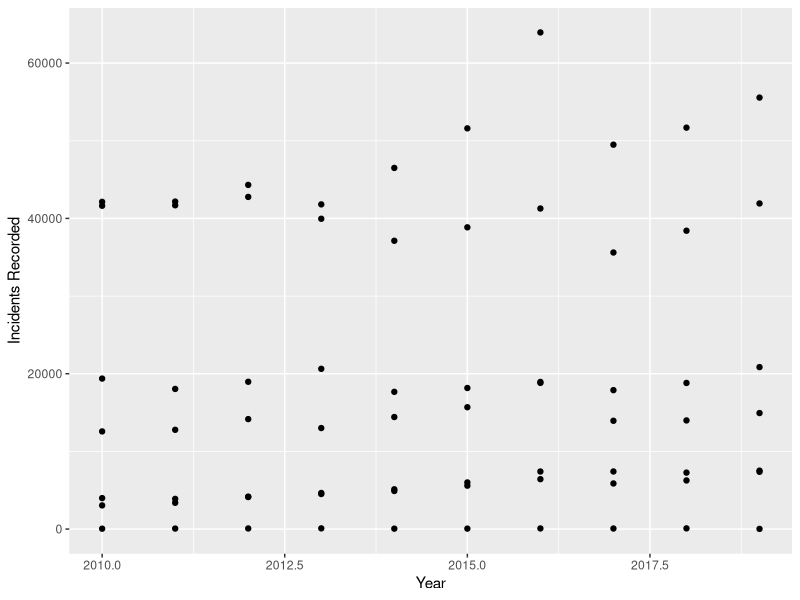
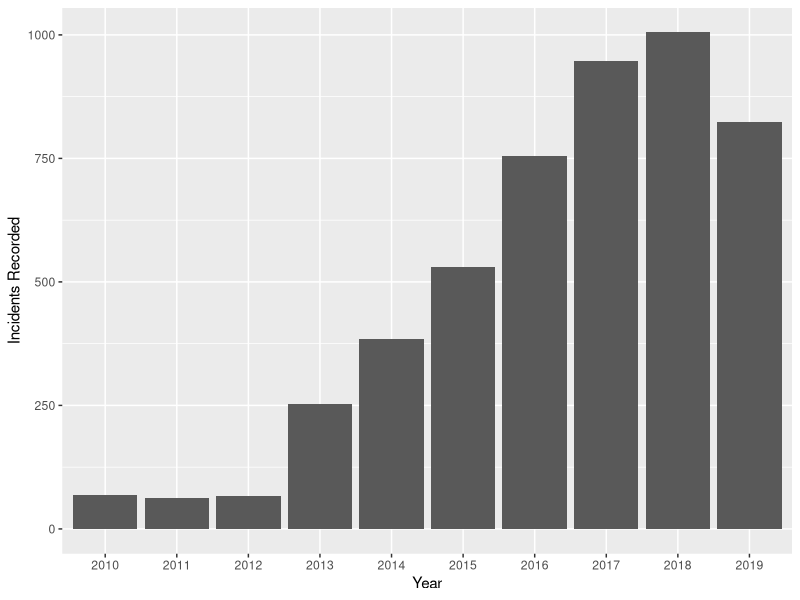

Reproduce these figures in R, in order.
## ---- chunk 1
knitr::opts_chunk$set(echo = FALSE,
                      message = FALSE,
                      warning = FALSE,
                      fig.align = "center",
                      fig.path = "Figures/")
## ---- chunk 2
library(tidyverse)
library(dplyr)
library(here)
## ---- chunk 3
accident <-  read_csv(here::here('Data_Tables_Criminal_Incidents_Visualisation_Year_Ending_December_2019 (2).csv'))

## R Markdown

## ---- chunk 4
crime <- read_csv(here::here("Data_Tables_Criminal_Incidents_Visualisation_Year_Ending_December_2019 (2).csv"))

## ---- chunk 5
accidentfilter <- accident %>%
  filter(`Offence Subdivision` == "B40 Theft")


ggplot(data = accidentfilter, aes(x=Year, y=`Incidents Recorded`)) +
  geom_point()

## ---- chunk 6
dgr_driving <- crime %>% filter(`Offence Subgroup` == "A81 Dangerous driving") 


dgr_driving %>% 
  mutate(Year = as.factor(Year)) %>%
  ggplot() + 
  geom_col(aes(x = Year, y = `Incidents Recorded`))
